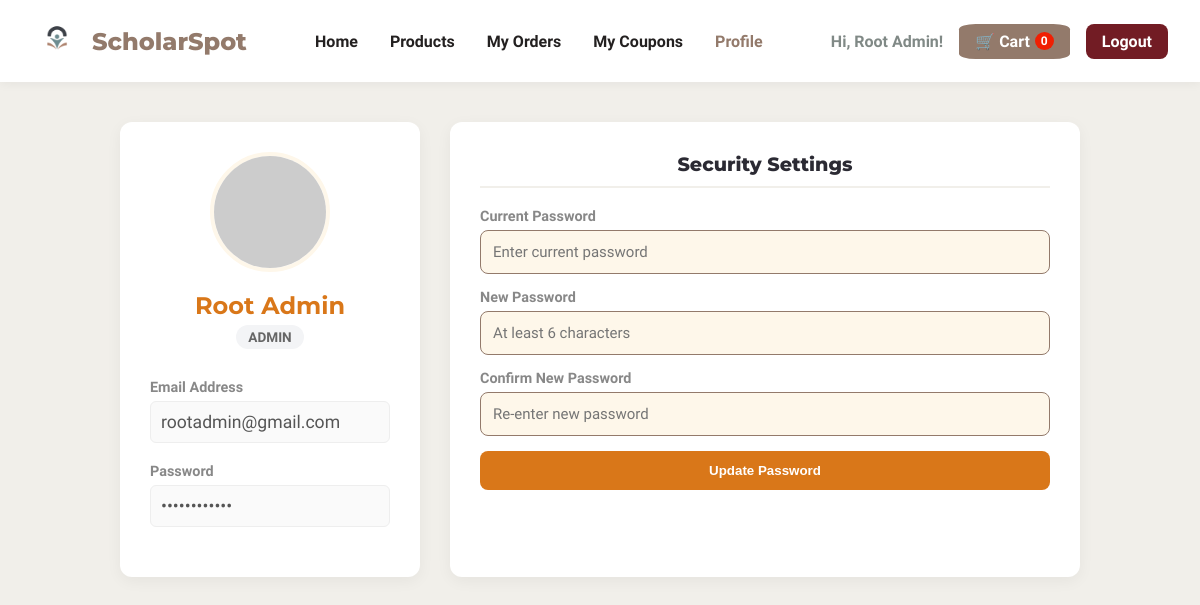
The page /userprofile.php (signed in) on the database its author committed.
### tables this page shows
CREATE TABLE `user` (
  `User_ID` int(11) NOT NULL,
  `Name` varchar(255) NOT NULL,
  `Email` varchar(255) NOT NULL,
  `Password` varchar(255) DEFAULT NULL,
  `Phone` int(11) DEFAULT NULL,
  `Address` varchar(255) DEFAULT NULL,
  `Profile_Picture` varchar(255) DEFAULT NULL,
  `Role` varchar(255) NOT NULL,
  `user_secret_key` varchar(255) DEFAULT NULL,
  `last_2fa_verification` datetime DEFAULT NULL,
  `google_id` varchar(255) DEFAULT NULL,
  `Status` varchar(20) DEFAULT 'Active'
);

### userprofile.php (the view, shortened to what this page needs)
<?php
require 'db_connect.php';
$user_id = $_SESSION['User_ID'];
$stmt = $pdo->prepare("SELECT Name, Email, Role, Profile_Picture FROM user WHERE User_ID = ?");
$stmt->execute([$user_id]);
$user = $stmt->fetch(PDO::FETCH_ASSOC);
$avatar = !empty($user['Profile_Picture']) ? $user['Profile_Picture'] : 'https://ui-avatars.com/api/?name='.urlencode($user['Name']).'&background=d97719&color=fff';
?>
<!DOCTYPE html>
<html lang="en">
<head>
    <link rel="stylesheet" href="css/styles.css">
</head>
<body>
    <nav class="marketplace-nav">
        <div class="nav-container">
            <div class="nav-logo">
                <img src="images/logonew.png" alt="ScholarSpot" width="50">
                <span>ScholarSpot</span>
            </div>
            <ul class="nav-menu">
                <li><a href="dashboard.php">Home</a></li>
                <li><a href="products.php">Products</a></li>
                <li><a href="orderdetails.php">My Orders</a></li>
                <li><a href="user_coupon.php">My Coupons</a></li>
                <li><a href="userprofile.php" class="active">Profile</a></li>
            </ul>
            <div class="nav-actions">
                <span class="user-greeting">Hi, <?= htmlspecialchars($user['Name']) ?>!</span>
                <a href="cart.php" class="nav-cart">
                    🛒 Cart <span id="cart-count" class="cart-badge">0</span>
                </a>
                <a href="logout.php" class="nav-logout">Logout</a>
            </div>
        </div>
    </nav>
    <div class="profile-container">
        <div class="profile-card profile-identity">
            <img src="<?= htmlspecialchars($avatar) ?>" alt="Profile" class="profile-avatar">
            <h2 class="profile-name"><?= htmlspecialchars($user['Name']) ?></h2>
            <span class="profile-role"><?= htmlspecialchars($user['Role']) ?></span>
            <div style="margin-top: 30px; text-align: left;">
                <div class="info-group">
                    <label class="info-label">Email Address</label>
                    <div class="info-value"><?= htmlspecialchars($user['Email']) ?></div>
                </div>
                <div class="info-group">
                    <label class="info-label">Password</label>
                    <div class="info-value">••••••••••••</div>
                </div>
            </div>
        </div>
        <div class="profile-card">
            <h3 class="section-title">Security Settings</h3>
            <form method="POST">
                <div class="form-group">
                    <label class="info-label">Current Password</label>
                    <input type="password" name="current_password" class="form-input" required placeholder="Enter current password">
                </div>
                <div class="form-group">
                    <label class="info-label">New Password</label>
                    <input type="password" name="new_password" class="form-input" required minlength="6" placeholder="At least 6 characters">
                </div>
                <div class="form-group">
                    <label class="info-label">Confirm New Password</label>
                    <input type="password" name="confirm_password" class="form-input" required placeholder="Re-enter new password">
                </div>
                <button type="submit" name="update_password" class="btn-save">Update Password</button>
            </form>
        </div>
    </div>
</body>
</html>

### css/styles.css (style rules this page uses)
form div { margin-bottom: 15px; text-align: left; }
label { display: block; margin-bottom: 6px; font-family: 'Hind Guntur', sans-serif; font-weight: 600; color: #23202a; }
input[type="text"], input[type="email"], input[type="password"] { width: 100%; padding: 12px; border: 1px solid #937a6b; border-radius: 8px; background-color: #fef7ea; font-size: 15px; font-family: 'Hind', sans-serif; transition: all 0.2s ease; }
* { margin: 0; padding: 0; box-sizing: border-box; }
.marketplace-nav { background: #ffffff; box-shadow: 0 2px 10px rgba(0, 0, 0, 0.05); position: sticky; top: 0; z-index: 100; }
.nav-container { max-width: 1200px; margin: 0 auto; padding: 1rem 2rem; display: flex; justify-content: space-between; align-items: center; gap: 30px; }
.nav-logo { display: flex; align-items: center; gap: 10px; font-family: 'Montserrat', sans-serif; font-weight: 800; font-size: 1.5rem; color: #937a6b; flex-shrink: 0; }
.nav-menu { display: flex; list-style: none; gap: 2rem; flex: 1; justify-content: center; }
.nav-menu a { text-decoration: none; color: #232020; font-family: 'Hind Guntur', sans-serif; font-weight: 600; transition: color 0.3s; }
.nav-menu a:hover, .nav-menu a.active { color: #937a6b; }
.nav-actions { display: flex; align-items: center; gap: 1rem; flex-shrink: 0; }
.user-greeting { font-family: 'Hind Guntur', sans-serif; font-weight: 600; color: #808986; }
.nav-cart { background: #937a6b; color: #ffffff; padding: 8px 16px; border-radius: 15%; text-decoration: none; font-weight: 600; display: flex; align-items: center; gap: 5px; transition: background 0.3s; }
.cart-badge { background: #f01f03ff; color: white; border-radius: 80%; padding: 2px 6px; font-size: 0.75rem; }
.nav-logout { background: #721c24; color: white; padding: 8px 16px; border-radius: 8px; text-decoration: none; font-weight: 600; transition: background 0.3s; }
.section-title { font-family: 'Montserrat', sans-serif; font-weight: 800; font-size: 2rem; color: #937a6b; text-align: center; margin-bottom: 0.5rem; }

### userprofile.php (style rules this page uses)
:root { --color-primary: #d97719; --color-bg: #f1efea; --color-text: #2b2a33; }
body { background-color: var(--color-bg); color: var(--color-text); font-family: 'Hind', sans-serif; }
.profile-container { max-width: 1000px; margin: 40px auto; padding: 0 20px; display: grid; grid-template-columns: 300px 1fr; gap: 30px; }
.profile-card { background: white; border-radius: 12px; padding: 30px; box-shadow: 0 4px 15px rgba(0,0,0,0.05); }
.profile-identity { text-align: center; }
.profile-avatar { width: 120px; height: 120px; border-radius: 50%; object-fit: cover; border: 4px solid #fef7ea; margin-bottom: 15px; }
.profile-name { font-family: 'Montserrat', sans-serif; font-size: 1.5rem; font-weight: 700; margin: 0; color: var(--color-primary); }
.profile-role { display: inline-block; background: #f3f4f6; padding: 4px 12px; border-radius: 20px; font-size: 0.85rem; color: #666; margin-top: 5px; text-transform: uppercase; font-weight: 600; }
.section-title { font-family: 'Montserrat', sans-serif; font-size: 1.2rem; border-bottom: 2px solid #f1efea; padding-bottom: 10px; margin-bottom: 20px; color: #2b2a33; }
.info-group { margin-bottom: 20px; }
.info-label { display: block; font-size: 0.9rem; font-weight: 600; color: #888; margin-bottom: 5px; }
.info-value { font-size: 1.1rem; font-weight: 500; padding: 10px; background: #fafafa; border-radius: 6px; border: 1px solid #eee; color: #555; }
.form-group { margin-bottom: 15px; }
.form-input { width: 100%; padding: 12px; border: 2px solid #e5e7eb; border-radius: 8px; font-family: 'Hind', sans-serif; font-size: 1rem; transition: 0.3s; box-sizing: border-box; }
.btn-save { background-color: var(--color-primary); color: white; border: none; padding: 12px 24px; border-radius: 8px; font-weight: 700; cursor: pointer; width: 100%; transition: 0.3s; }

### rows shown on the page
user: Name "Root Admin", Role "ADMIN", Email "rootadmin@gmail.com"
